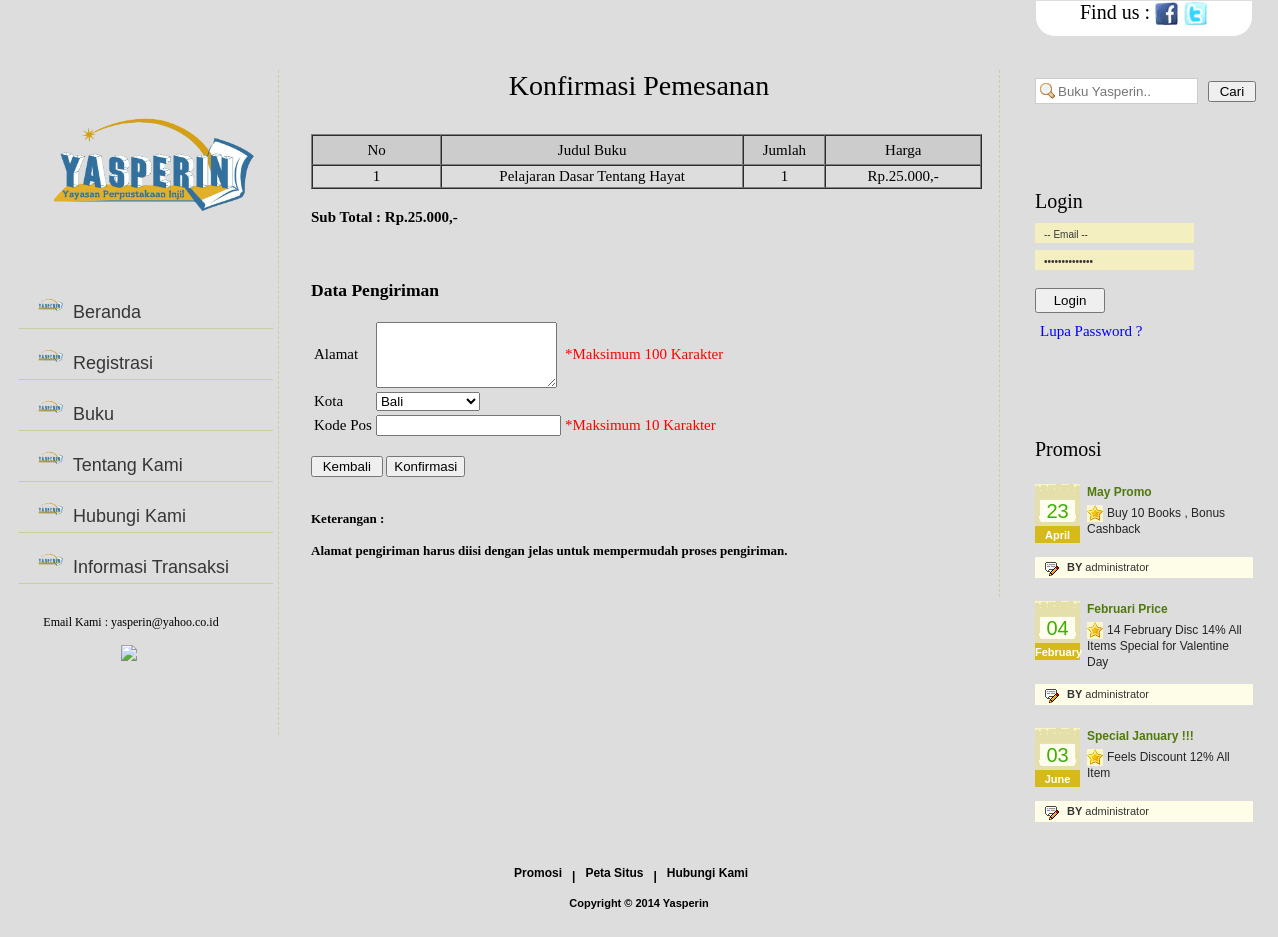
The app's page /konfirmasipemesanan.php?idpemesanan=PM0001 with its own data.
### tables this page shows
CREATE TABLE IF NOT EXISTS `detailpemesanan` (
  `IdDetailPemesanan` int(11) NOT NULL AUTO_INCREMENT,
  `IdPemesanan` varchar(6) NOT NULL,
  `IdBuku` varchar(6) NOT NULL,
  `Harga` int(11) NOT NULL,
  `Jumlah` int(11) NOT NULL,
  `Diskon` int(11) NOT NULL,
  PRIMARY KEY (`IdDetailPemesanan`)
);

CREATE TABLE IF NOT EXISTS `buku` (
  `IdBuku` varchar(6) NOT NULL,
  `Sampul` varchar(100) NOT NULL,
  `Judul` varchar(50) NOT NULL,
  `Penulis` varchar(25) NOT NULL,
  `Kategori` varchar(20) NOT NULL,
  `Sinopsis` text NOT NULL,
  `Harga` int(11) NOT NULL,
  PRIMARY KEY (`IdBuku`)
);

CREATE TABLE IF NOT EXISTS `promo` (
  `IDPromosi` int(11) NOT NULL AUTO_INCREMENT,
  `JudulPromo` varchar(100) NOT NULL,
  `IsiPromo` text NOT NULL,
  `TglPromo` date NOT NULL,
  `IdPengurus` varchar(15) NOT NULL,
  PRIMARY KEY (`IDPromosi`)
);

### controller/conf.php (called while the page is built, shortened)
<?php
function rp($angka){
	$angka = number_format($angka);
	$angka = str_replace(',', '.', $angka);
	$angka ="$angka";
	return "Rp.".$angka.",-";
}
?>

### konfirmasipemesanan.php (the view, shortened to what this page needs)
<?php
require("header.php");
?>
	<div id="contentWrap">
 		<div id="contentPanel">
		<?php require("leftPanel.php"); ?>
<div id="middlePanel">
   				<div class="top">
    				<h2 align="center">Konfirmasi Pemesanan</h2>
   				</div>
                <div class="bottom">
<table width="671" border="1" cellspacing="0" cellpadding="2" align="center">
    <tr>
      <td width="82" height="24" align="center" bgcolor="#CCCCCC">No</td>
      <td width="200" align="center" bgcolor="#CCCCCC">Judul Buku</td>
	   <td width="50" align="center" bgcolor="#CCCCCC">Jumlah</td>
      <td width="100" align="center" bgcolor="#CCCCCC">Harga</td>
    </tr>
    <?php
	$rs = mysql_query("select * from pemesanan where IdPemesanan='".$_GET['idpemesanan']."'");
	$total = 0;
	$headerpemesanan = mysql_fetch_array($rs);
	if($headerpemesanan)
	{
	$rs2 = mysql_query("select * from detailpemesanan where IdPemesanan='".$headerpemesanan[0]."'");
	while($row = mysql_fetch_array($rs2))
	{
	$i++;
	$buku = mysql_fetch_array(mysql_query("select * from buku where IdBuku='".$row['IdBuku']."'"));
	$total += $row["Harga"]*$row["Jumlah"];
	?>
    <form method="post" name="form<?php echo $i; ?>" id="form<?php echo $i; ?>" action="controller/doEditKeranjang.php" >
    <tr>
    	<td align="center"><?php echo $i; ?></td>
    	<td align="center"><?php echo $buku['Judul']; ?></td>
		<td align="center"><?php echo $row["Jumlah"]; ?></td>
        <td align="center"><?php echo rp($row["Harga"]); ?></td>
    </tr>
    </form>
    <?php
	}
	}
	else
	{
		header("location:cart.php?err=Harap Memilih buku yang ingin dibeli terlebih dahulu");
	}
	?>
    </table>
	<h4>Sub Total : <?php echo rp($total); ?></h4>
		<br/>
<form id="pengiriman" name="pengiriman" action="controller/doKonfirmasiPemesanan.php" method="post">
	<h3>Data Pengiriman</h3>
	<table>
<tr>
	<td><label>Alamat</label></td>
	<td><textarea name="txtaddress" id="txtaddress" cols="20" rows="4" onblur="cekAddress()"></textarea></td>
	<td><font color="red">*Maksimum 100 Karakter</font></td>
	<td><div id="pic_address"></div></td>
</tr>
<tr>
	<td>Kota</td>
	<td><select name="txtkota">
<option value="Bali">Bali</option>
	</select></td>
	<td></td>
</tr>
<tr>
	<td><label>Kode Pos</label></td>
	<td><input type="text" name="txtkodepos" id="txtkodepos" onblur="cekKodePos()" /></td>
	<td><font color="red">*Maksimum 10 Karakter</font></td>
	<td><div id="pic_kodepos"></div></td>
</tr>
	</table>
	<br/>
		<a href="cart.php" style="text-decoration:none"><input type="button" value=" Kembali "/>    </a><input type="submit" value="Konfirmasi" onclick="return cekFormPengiriman();"/>
	</form>
<br/><br/>
<font size="2">
<strong>Keterangan : </strong><br/><br/>
<strong>Alamat pengiriman harus diisi dengan jelas untuk mempermudah proses pengiriman.</strong>
				</font></div>
  			</div>
		<?php
			require("rightPanel.php");
		?>
 		</div>
	</div>
	<?php
		require("footer.php");
	?>
</body>
</html>

### rightPanel.php (shortened to what this page needs)
<div id="rigtPanel">
			<div id="header-search" >
			<form method="post" action="cari_buku.php">
			<input type="text" name="txtsearch" class="search" placeholder="Buku Yasperin.." id="search" />
			<input type="submit" value=" Cari "  />
			</form>
			</div>
			   <div class="contacts">
			   	<br/><br/>
				<?php
					if($nama == NULL || $nama == "")
					{
				?>
   				<h2>Login</h2>
				<form method="POST" action="controller/doLoginUser.php">
   				<input class="inp" name="txtusername" type="text" value="-- Email --" onfocus="if(this.value=='-- Email --')this.value=''" onblur="if(this.value=='')this.value='-- Email --'"/>
   				<input class="inp" name="txtpassword" type="password" value="-- Password --" onfocus="if(this.value=='-- Password --')this.value=''" onblur="if(this.value=='')this.value='-- Password --'"/>
				<br/>
				<input type="submit" value="Login" style="width:70px;height:25px;margin-right:10px"/>
				<br/>
				<a href="lupasandi.php">Lupa Password ?</a>
				<br/>
				<div class="error">
				</div>
				</form>
				<?php
					}
				?>
  				</div>
  				<div class="services">
			<br/><br/>
			<br/><br/>
   				<h2>Promosi</h2>
   				<ul>
				<?php
				$rs = mysql_query("select * from promo order by IDPromosi desc");
				while($row = mysql_fetch_array($rs))
				{
				$date = $row["TglPromo"];
				?>
    					<li>
      						<div class="cal"><?php echo date("d", strtotime($date)); ?><span><?php echo date("F", strtotime($date)); ?></span></div>
      						<h2><?php echo $row["JudulPromo"]; ?></h2>
      						<p><?php echo $row["IsiPromo"]; ?></p>
      						<div class="author"><span>BY</span> administrator</div>
    					</li>
				<?php
					}
				?>
   				</ul>
  				</div>
 			</div>

### styles.css (style rules this page uses)
body { margin:0px; padding:0px; background:#DDDDDD;font-family:Verdana; }
#contentWrap { width:100%; margin:0px; padding:0px; float:left; background:#DDDDDD repeat-x }
#contentPanel { width:1240px; margin:0 auto; padding:33px 0 0 0 }
#header-search { bottom: 0; right: 0; width: 252px; height: 34px; padding: 8px 0 25px 0px; }
input.search { background:#FFFFFF url(images/search.png) no-repeat 4px 4px; padding:4px 4px 4px 22px; border:1px solid #CCCCCC; width: 135px; height: 16px; margin-right: 6px; color:#5F5F5F; }
#middlePanel { width:688px; margin:0px; padding:0 0 38px 32px; float:left; border-right:#c6d09d dashed 1px }
#middlePanel .top { width:650px; margin:0px; padding:0 0 0 3px; float:left }
#middlePanel .top h2 { width:650px; margin:0px; padding:0px; float:left; font-family:Verdana; font-size:28px; color:#000000; line-height:32px; font-weight:normal }
#middlePanel .bottom { width:668px; margin:32px 0 0 0; padding:0px; float:left; font-family:Verdana; font-size:15px; }
#rigtPanel { width:218px; margin:0px; padding:0 0 0 35px; float:left }
#rigtPanel .services { width:218px; margin:0px; padding:0px; float:left }
#rigtPanel .services h2 { width:218px; margin:0px; padding:0px; float:left; font-family:Verdana; font-size:20px; color:#000000; line-height:24px; font-weight:normal }
#rigtPanel .services ul { width:218px; margin:23px 0 0 0; padding:0px; float:left; display:block }
#rigtPanel .services ul li { width:218px; margin:0px; padding:0 0 23px 0; float:left; display:block }
#rigtPanel .services ul li .cal { width:45px; height:44px; margin:0px; padding:15px 0 0 0; float:left; font-family:Arial; font-size:20px; color:#3bb000; line-height:24px; text-align:center; background:url(images/calendar.jpg) no-repeat }
#rigtPanel .services ul li .cal span { width:45px; float:left; padding:0px; font-family:Arial; font-size:11px; color:#FFFFFF; text-align:center; font-weight:bold; margin:0px }
#rigtPanel .services ul li h2 { width:164px; margin:0px; padding:0 0 0 7px; float:left; font-family:Arial; font-size:12px; color:#4f790a; line-height:16px; font-weight:bold }
#rigtPanel .services ul li p { width:165px; margin:5px 0 0 0; padding:0 0 0 7px; float:left; font-family:Arial; font-size:12px; color:#252525; line-height:16px; text-indent:20px; background:url(images/star.jpg) no-repeat 7px 0 }
#rigtPanel .services ul li .author { width:186px; height:21px; margin:14px 0 0 0; padding:0 0 0 32px; float:left; font-family:Arial; font-size:11px; color:#343434; line-height:20px; background:#fefde7 url(images/author.jpg) no-repeat 10px 0 }
#rigtPanel .services ul li .author span { font-weight:bold }
#rigtPanel .contacts { width:220px; margin:16px 0 0 0; padding:0px; float:left ;font-family:Verdana; }
#rigtPanel .contacts h2 { width:200px; margin:0px; padding:0 0 3px 0; float:left; font-family:Verdana; font-size:20px; color:#000000; line-height:24px; font-weight:normal }
#rigtPanel .contacts .inp { width:150px; height:17px; margin:7px 0 0 0; padding:3px 0 0 9px; float:left; font-family:Arial; font-size:10px; color:#363636; border:0px; background:#f3efc0 }
#rigtPanel .contacts a { height:16px; margin:10px 0 0 0; margin-left:5px; padding:0px; float:left; color:blue; font-family:Verdana; font-size:15px; text-decoration:none; }
#rigtPanel .error { width:200px; height:16px; margin:10px 0 0 0; margin-left:5px; padding:0px; float:left; font-family:Arial; font-size:12px;text-decoration:none; color:red; }

### records on screen
detailpemesanan: IdBuku.Judul "Pelajaran Dasar Tentang Hayat", Jumlah "1", Harga "Rp.25.000,-"
promo: TglPromo "23", TglPromo "April", JudulPromo "May Promo", IsiPromo "Buy 10 Books , Bonus Cashback"
promo: TglPromo "04", TglPromo "February", JudulPromo "Februari Price", IsiPromo "14 February Disc 14% All Items Special for Valentine Day"
promo: TglPromo "03", TglPromo "June", JudulPromo "Special January !!!", IsiPromo "Feels Discount 12% All Item"

### other values on screen
rp($total) "Rp.25.000,-"
